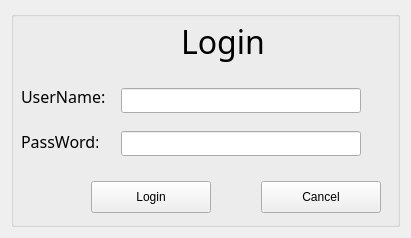
<?xml version="1.0" encoding="UTF-8"?>
<ui version="4.0">
 <class>FrmLogin</class>
 <widget class="QWidget" name="FrmLogin">
  <property name="geometry">
   <rect>
    <x>0</x>
    <y>0</y>
    <width>411</width>
    <height>238</height>
   </rect>
  </property>
  <property name="windowTitle">
   <string>Login</string>
  </property>
  <property name="layoutDirection">
   <enum>Qt::LeftToRight</enum>
  </property>
  <property name="styleSheet">
   <string notr="true"/>
  </property>
  <layout class="QGridLayout" name="gridLayout">
   <item row="0" column="0">
    <widget class="QGroupBox" name="groupBox">
     <property name="title">
      <string/>
     </property>
     <widget class="QLabel" name="label">
      <property name="geometry">
       <rect>
        <x>10</x>
        <y>75</y>
        <width>84</width>
        <height>21</height>
       </rect>
      </property>
      <property name="font">
       <font>
        <family>Century Gothic</family>
        <pointsize>12</pointsize>
       </font>
      </property>
      <property name="text">
       <string>UserName:</string>
      </property>
     </widget>
     <widget class="QLabel" name="label_2">
      <property name="geometry">
       <rect>
        <x>10</x>
        <y>120</y>
        <width>77</width>
        <height>21</height>
       </rect>
      </property>
      <property name="font">
       <font>
        <family>Century Gothic</family>
        <pointsize>12</pointsize>
       </font>
      </property>
      <property name="text">
       <string>PassWord:</string>
      </property>
     </widget>
     <widget class="QLineEdit" name="user_input">
      <property name="geometry">
       <rect>
        <x>110</x>
        <y>77</y>
        <width>240</width>
        <height>25</height>
       </rect>
      </property>
      <property name="font">
       <font>
        <family>Century Gothic</family>
        <pointsize>11</pointsize>
       </font>
      </property>
     </widget>
     <widget class="QLineEdit" name="pass_input">
      <property name="geometry">
       <rect>
        <x>110</x>
        <y>120</y>
        <width>240</width>
        <height>25</height>
       </rect>
      </property>
      <property name="font">
       <font>
        <family>Century Gothic</family>
        <pointsize>11</pointsize>
       </font>
      </property>
      <property name="echoMode">
       <enum>QLineEdit::Password</enum>
      </property>
     </widget>
     <widget class="QPushButton" name="btn_login">
      <property name="geometry">
       <rect>
        <x>80</x>
        <y>170</y>
        <width>120</width>
        <height>32</height>
       </rect>
      </property>
      <property name="text">
       <string>Login</string>
      </property>
     </widget>
     <widget class="QPushButton" name="btn_cancel">
      <property name="geometry">
       <rect>
        <x>250</x>
        <y>170</y>
        <width>120</width>
        <height>32</height>
       </rect>
      </property>
      <property name="text">
       <string>Cancel</string>
      </property>
     </widget>
     <widget class="QLabel" name="label_3">
      <property name="geometry">
       <rect>
        <x>170</x>
        <y>10</y>
        <width>91</width>
        <height>41</height>
       </rect>
      </property>
      <property name="font">
       <font>
        <family>Century Gothic</family>
        <pointsize>24</pointsize>
       </font>
      </property>
      <property name="text">
       <string>Login</string>
      </property>
     </widget>
    </widget>
   </item>
  </layout>
 </widget>
 <resources/>
 <connections/>
</ui>
